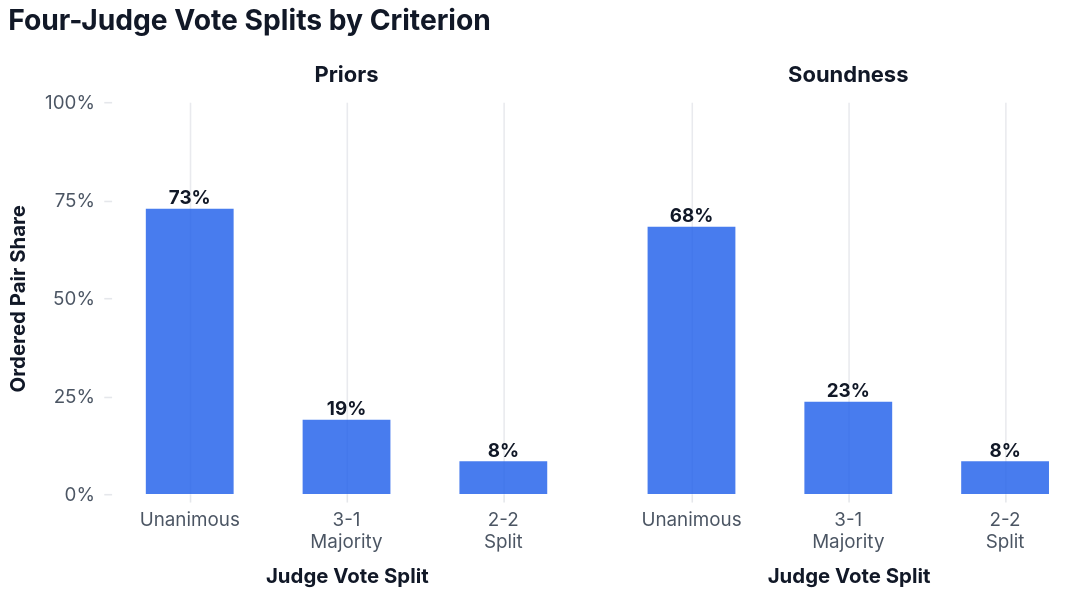

Vega-Lite specification stored for this chart:
### Vega-Lite specification from a JSON file in a GitHub repository (floating-point values rounded to 4 significant figures)
{"config": {"background": "white", "font": "Inter, system-ui, sans-serif", "axis": {"domain": false, "gridColor": "#e5e7eb", "gridOpacity": 0.85, "labelColor": "#4b5563", "labelFontSize": 12, "labelLimit": 240, "labelPadding": 6, "tickColor": "#e5e7eb", "titleColor": "#111827", "titleFontSize": 13, "titleFontWeight": "bold", "titlePadding": 10}, "axisX": {"grid": true}, "axisY": {"grid": false}, "header": {"labelColor": "#111827", "labelFontSize": 14, "labelFontWeight": "bold", "title": null}, "legend": {"labelColor": "#4b5563", "labelFontSize": 12, "symbolSize": 100, "titleColor": "#111827", "titleFontSize": 13, "titleFontWeight": "bold"}, "title": {"anchor": "start", "color": "#111827", "fontSize": 18, "fontWeight": "bold", "offset": 18}, "view": {"stroke": null}}, "data": {"name": "data-22d45202baa40c8accf9f764c7367c09"}, "facet": {"column": {"field": "criterion_label", "sort": ["Priors", "Soundness"], "title": null, "type": "nominal"}}, "spec": {"layer": [{"mark": {"type": "bar", "color": "#2563eb", "opacity": 0.84, "size": 56}, "encoding": {"x": {"axis": {"labelAngle": 0, "labelExpr": "split(datum.label, ' ')", "labelLimit": 90}, "field": "vote_split", "sort": ["Unanimous", "3-1 Majority", "2-2 Split"], "title": "Judge Vote Split", "type": "nominal"}, "y": {"axis": {"labelExpr": "datum.value + '%'", "labelLimit": 90, "values": [0, 25, 50, 75, 100]}, "field": "percentage", "scale": {"domain": [0, 100]}, "title": "Ordered Pair Share", "type": "quantitative"}}}, {"mark": {"type": "text", "color": "#111827", "dy": -7, "fontSize": 12, "fontWeight": "bold"}, "encoding": {"text": {"field": "percentage_label", "type": "nominal"}, "x": {"axis": {"labelAngle": 0, "labelExpr": "split(datum.label, ' ')", "labelLimit": 90}, "field": "vote_split", "sort": ["Unanimous", "3-1 Majority", "2-2 Split"], "title": "Judge Vote Split", "type": "nominal"}, "y": {"axis": {"labelExpr": "datum.value + '%'", "labelLimit": 90, "values": [0, 25, 50, 75, 100]}, "field": "percentage", "scale": {"domain": [0, 100]}, "title": "Ordered Pair Share", "type": "quantitative"}}}], "height": 250, "width": 300}, "title": "Four-Judge Vote Splits by Criterion", "$schema": "https://vega.github.io/schema/vega-lite/v5.16.3.json", "datasets": {"data-22d45202baa40c8accf9f764c7367c09": [{"criterion": "priors", "criterion_label": "Priors", "vote_split": "Unanimous", "ordered_pairs": 96, "total_ordered_pairs": 132, "percentage": 72.73, "percentage_label": "73%"}, {"criterion": "priors", "criterion_label": "Priors", "vote_split": "3-1 Majority", "ordered_pairs": 25, "total_ordered_pairs": 132, "percentage": 18.94, "percentage_label": "19%"}, {"criterion": "priors", "criterion_label": "Priors", "vote_split": "2-2 Split", "ordered_pairs": 11, "total_ordered_pairs": 132, "percentage": 8.333, "percentage_label": "8%"}, {"criterion": "soundness", "criterion_label": "Soundness", "vote_split": "Unanimous", "ordered_pairs": 90, "total_ordered_pairs": 132, "percentage": 68.18, "percentage_label": "68%"}, {"criterion": "soundness", "criterion_label": "Soundness", "vote_split": "3-1 Majority", "ordered_pairs": 31, "total_ordered_pairs": 132, "percentage": 23.48, "percentage_label": "23%"}, {"criterion": "soundness", "criterion_label": "Soundness", "vote_split": "2-2 Split", "ordered_pairs": 11, "total_ordered_pairs": 132, "percentage": 8.333, "percentage_label": "8%"}]}}
